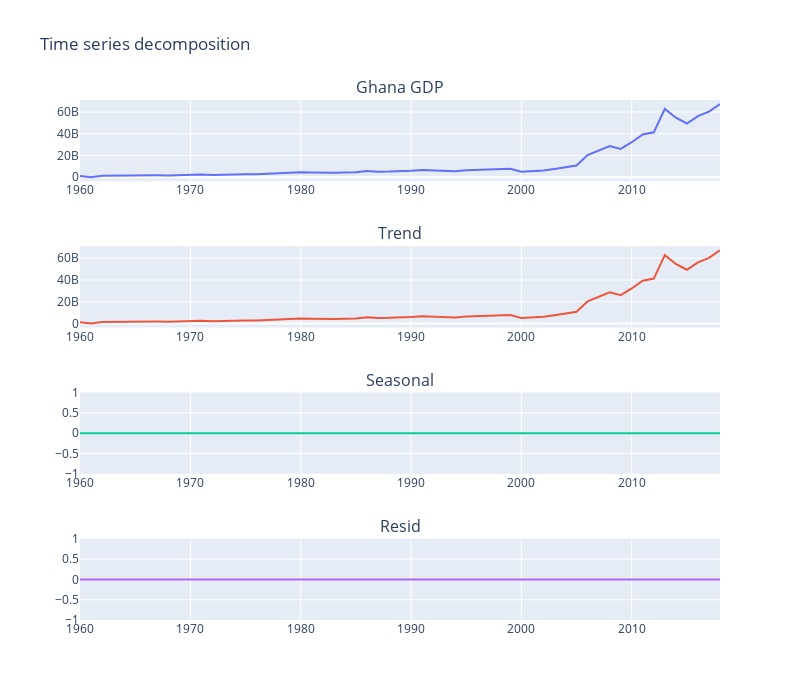

The cell this chart's notebook holds for it:
### Markdown cell above
Для начала проведём декомпозицию временного ряда с разложением на компоненты - тренд, сезонность(цикличность), шум.

### Code cell
result = seasonal_decompose(train_ghana['GDP (current US$)'], model='additive')

fig = make_subplots(rows=4, cols=1, row_heights=[50, 50, 50, 50],subplot_titles=['Ghana GDP', 'Trend',
                                                    'Seasonal', 'Resid'])

fig.add_trace(go.Scatter(y=train_ghana['GDP (current US$)'], x= train_ghana.index, showlegend=False),row=1, col=1)
fig.add_trace(go.Scatter(y=result.trend, x= train_ghana.index, showlegend=False), row=2, col=1)
fig.add_trace(go.Scatter(y=result.seasonal, x= train_ghana.index, showlegend=False), row=3, col=1)
fig.add_trace(go.Scatter(y=result.resid, x= train_ghana.index, showlegend=False), row=4, col=1)

fig.update_layout(height=700, width=800, title_text='Time series decomposition')
fig.show()
